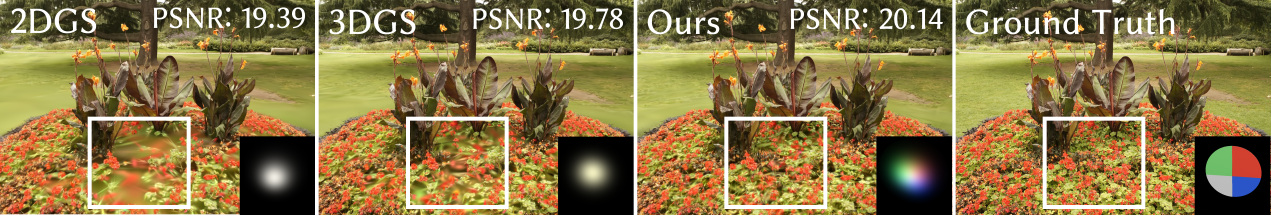
#> input picture assets/teaser.png, 3812 x 645 px (shown at 1/3 size)
$ python -i utils_image.py   (imports and definitions only)   (older library calls are emulated)
#> lines starting #> are read from the running program, lines starting #| are printed output that depends on the picture
import matplotlib.pyplot as plt
from scipy.ndimage import interpolation
import torch
import glob, os
import cv2
import logging
from tqdm import tqdm
import numpy as np
from sklearn.cluster import KMeans
import copy

# [5 lines of commented-out code are left out]
from tqdm import tqdm

import utils.utils_io as IOUtils

from pathlib import Path

DIR_FILE = os.path.abspath(os.path.dirname(__file__))


# [657 lines left out: functions erode_mask, convert_depth_to_img, convert_normal_to_img, extract_center_img, calculate_normal_angle, read_image and 15 more, not called in this run]

# image segmentation
def extract_superpixel(path_img, CROP = 16):
#> called with path_img = '../assets/teaser.png', CROP = 16
    scales, markers = [1], [400]

    img = cv2.imread(path_img)
#> img is the input picture: shape (645, 3812, 3); mean B, G, R 69.3, 117.4, 137.8
    image = copy.deepcopy(img)
    image = image[CROP:-CROP, CROP:-CROP, :]
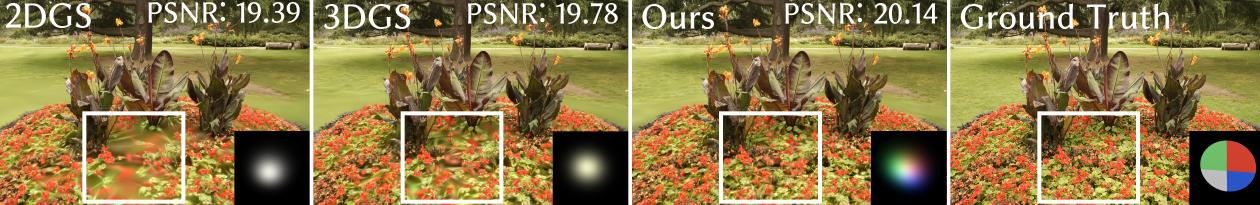
#> image: shape (613, 3780, 3) (shown at 1/3 size); mean B, G, R 70.4, 118.9, 139.6

    segments = []
    for s, m in zip(scales, markers):
        image = cv2.resize(image, (384//s, 288//s), interpolation=cv2.INTER_LINEAR)
        image = img_as_float(image)

        gradient = sobel(rgb2gray(image))
        # segment = watershed(gradient, markers=m, compactness=0.001)
        segment = felzenszwalb(image, scale=100, sigma=0.5, min_size=50)
        segments.append(segment)
#> this loop made 1 pass
#> pass 1, in extract_superpixel, `image = cv2.resize(image, (384//s, 288//s), interpolation=cv2.INTER_LI..`:
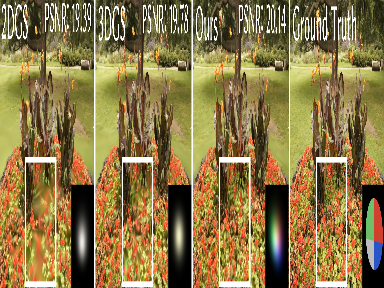
#> image: shape (288, 384, 3); mean B, G, R 70.5, 118.8, 139.5
#> after the loop, segments = []
    img_seg = segments[0].astype(np.int16)
    img_seg = resize_image(img_seg, target_size=img.shape[:2][::-1], interpolation=cv2.INTER_NEAREST)
    return img, img_seg

# [117 lines left out: functions find_labels_max_clusters, visualize_semantic_label, remove_small_isolated_areas, get_random_colors, visualize_arr_histogram, draw_histo_arr and 2 more, not called in this run]

def convert_color_BRG2RGB(img):
    img_rgb = cv2.cvtColor(img.astype(np.uint8), cv2.COLOR_BGR2RGB)
    return img_rgb

#image editting
# [251 lines left out: functions crop_images, split_video_to_frames, dilate_image, add_black_border, unify_image_width, unify_image_to_grids and 6 more, not called in this run]


# [3 lines not run here, left out]

#> (the run stopped early here; a loop or call above may not have finished)
